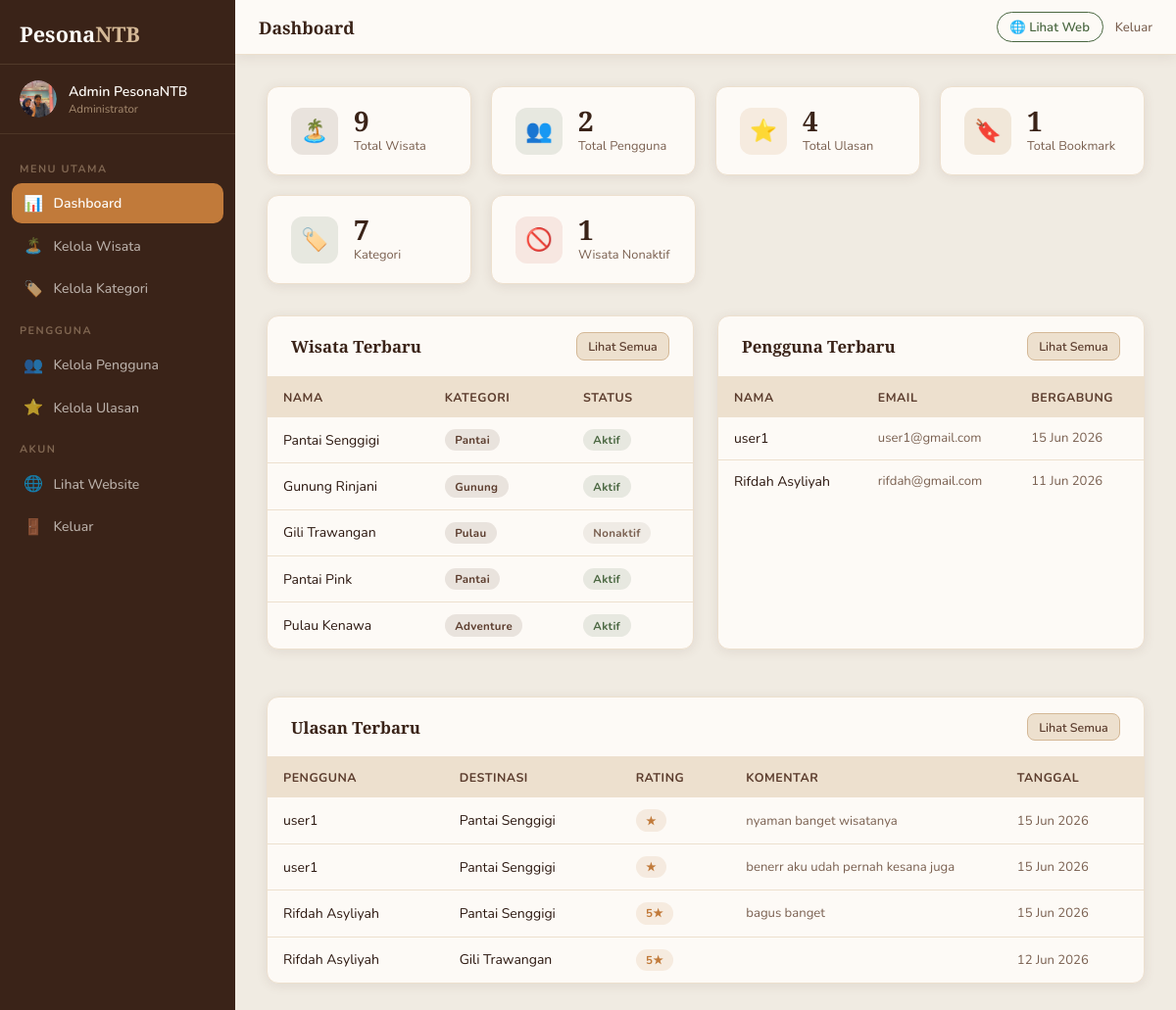
Before: /config/dashboard.php (signed in) with the older database file.
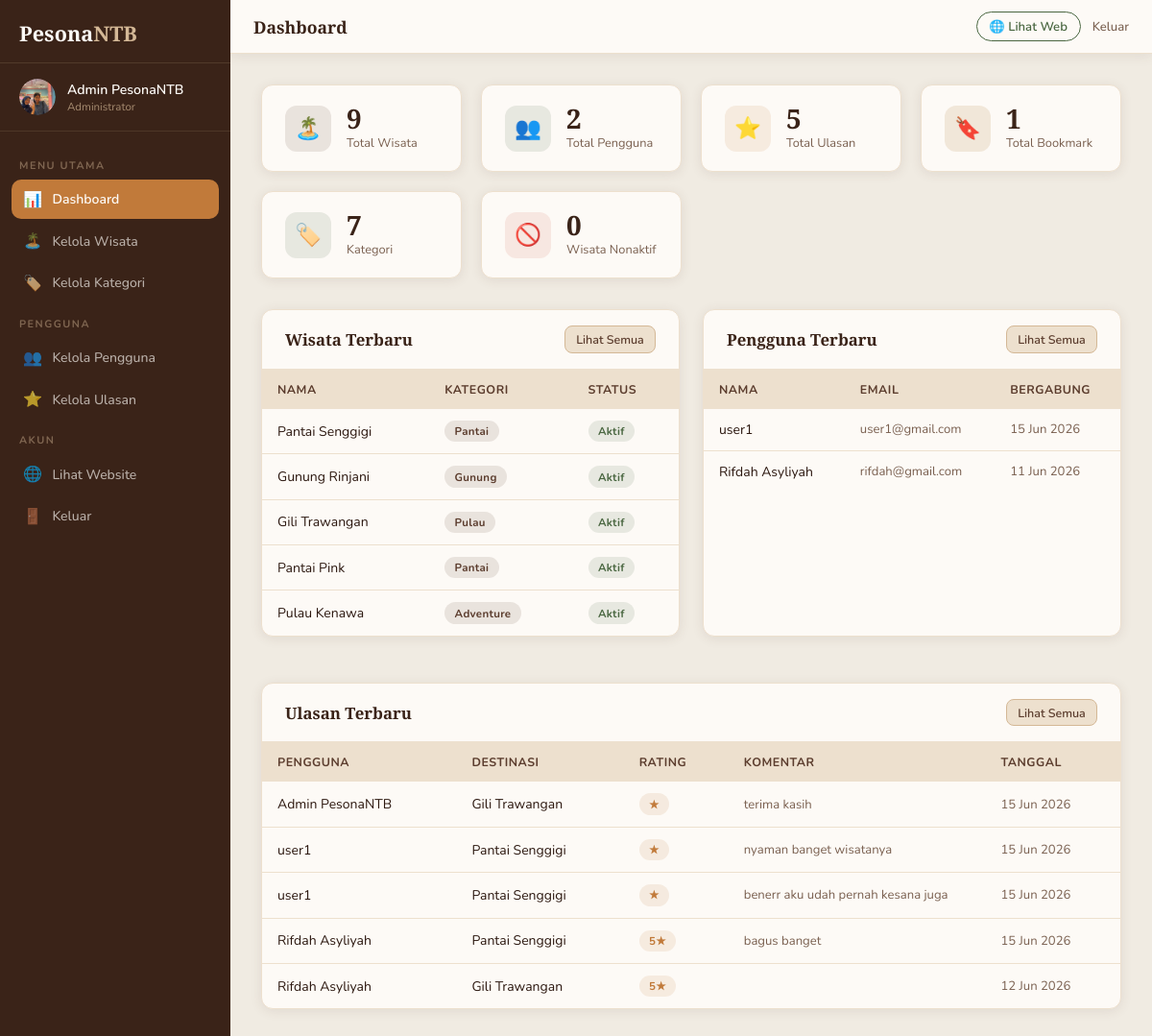
After: the same page with the newer database file.
### tables this page shows
CREATE TABLE `wisata` (
  `id` int(11) NOT NULL,
  `nama` varchar(150) NOT NULL,
  `kategori` enum('Pantai','Gunung','Air Terjun','Budaya','Pulau','Kuliner','Adventure') NOT NULL,
  `lokasi` varchar(150) NOT NULL,
  `deskripsi` text NOT NULL,
  `fasilitas` text DEFAULT NULL,
  `jam_buka` varchar(100) DEFAULT NULL,
  `harga_tiket` varchar(100) DEFAULT NULL,
  `foto` varchar(255) DEFAULT NULL,
  `aktif` tinyint(1) DEFAULT 1,
  `latitude` decimal(10,8) DEFAULT NULL,
  `longitude` decimal(11,8) DEFAULT NULL,
  `rating` decimal(3,1) DEFAULT 0.0,
  `created_at` datetime DEFAULT current_timestamp(),
  `updated_at` datetime DEFAULT current_timestamp() ON UPDATE current_timestamp()
);

CREATE TABLE `users` (
  `id` int(11) NOT NULL,
  `nama` varchar(100) NOT NULL,
  `email` varchar(150) NOT NULL,
  `telepon` varchar(20) NOT NULL,
  `password` varchar(255) NOT NULL,
  `role` enum('user','admin') DEFAULT 'user',
  `foto_profil` varchar(255) DEFAULT NULL,
  `created_at` datetime DEFAULT current_timestamp(),
  `reset_token` varchar(255) DEFAULT NULL,
  `reset_expired` datetime DEFAULT NULL
);

CREATE TABLE `ulasan` (
  `id` int(11) NOT NULL,
  `user_id` int(11) NOT NULL,
  `wisata_id` int(11) NOT NULL,
  `parent_id` int(11) DEFAULT NULL,
  `rating` tinyint(4) DEFAULT NULL,
  `komentar` text DEFAULT NULL,
  `created_at` datetime DEFAULT current_timestamp()
);

### config/dashboard.php (the view, shortened to what the changed rows need)
<?php
require_once 'db.php';
$total_ulasan   = $conn->query("SELECT COUNT(*) as c FROM ulasan")->fetch_assoc()['c'] ?? 0;
$wisata_nonaktif= $conn->query("SELECT COUNT(*) as c FROM wisata WHERE aktif=0")->fetch_assoc()['c'] ?? 0;
$wisata_terbaru = [];
$res = $conn->query("SELECT id, nama, kategori, lokasi, rating, aktif, created_at FROM wisata ORDER BY created_at DESC LIMIT 5");
if ($res) while ($r = $res->fetch_assoc()) $wisata_terbaru[] = $r;
$user_terbaru = [];
$res = $conn->query("SELECT id, nama, email, created_at FROM users WHERE role='user' ORDER BY created_at DESC LIMIT 5");
if ($res) while ($r = $res->fetch_assoc()) $user_terbaru[] = $r;
$ulasan_terbaru = [];
$res = $conn->query("SELECT u.komentar, u.rating, u.created_at, us.nama as user_nama, w.nama as wisata_nama FROM ulasan u JOIN users us ON u.user_id=us.id JOIN wisata w ON u.wisata_id=w.id ORDER BY u.created_at DESC LIMIT 5");
if ($res) while ($r = $res->fetch_assoc()) $ulasan_terbaru[] = $r;
?>
<!DOCTYPE html>
<html lang="id">
<head>
  <link rel="stylesheet" href="../css/admin.css">
</head>
<body>
<div class="admin-layout">
  <div class="admin-content">
    <main class="admin-main">
      <div class="stats-grid">
        <div class="stat-card">
          <div><div class="stat-num"><?= $total_ulasan ?></div><div class="stat-label">Total Ulasan</div></div>
        </div>
        <div class="stat-card">
          <div><div class="stat-num"><?= $wisata_nonaktif ?></div><div class="stat-label">Wisata Nonaktif</div></div>
        </div>
      </div>
      <div style="display:grid;grid-template-columns:1fr 1fr;gap:1.5rem;margin-bottom:1.5rem">
        <div class="admin-card">
          <div class="table-wrap">
            <table>
              <thead><tr><th>Nama</th><th>Kategori</th><th>Status</th></tr></thead>
              <tbody>
                <?php foreach ($wisata_terbaru as $w): ?>
                <tr>
                  <td><?= htmlspecialchars($w['nama']) ?></td>
                  <td><span class="badge badge-brown"><?= htmlspecialchars($w['kategori']) ?></span></td>
                  <td><?= $w['aktif'] ? '<span class="badge badge-green">Aktif</span>' : '<span class="badge badge-gray">Nonaktif</span>' ?></td>
                </tr>
                <?php endforeach; ?>
              </tbody>
            </table>
          </div>
        </div>
        <div class="admin-card">
          <div class="table-wrap">
            <table>
              <thead><tr><th>Nama</th><th>Email</th><th>Bergabung</th></tr></thead>
              <tbody>
                <?php foreach ($user_terbaru as $u): ?>
                <tr>
                  <td><?= htmlspecialchars($u['nama']) ?></td>
                  <td class="td-muted"><?= htmlspecialchars($u['email']) ?></td>
                  <td class="td-muted"><?= date('d M Y', strtotime($u['created_at'])) ?></td>
                </tr>
                <?php endforeach; ?>
              </tbody>
            </table>
          </div>
        </div>
      </div>
      <div class="admin-card">
        <div class="table-wrap">
          <table>
            <thead><tr><th>Pengguna</th><th>Destinasi</th><th>Rating</th><th>Komentar</th><th>Tanggal</th></tr></thead>
            <tbody>
              <?php foreach ($ulasan_terbaru as $u): ?>
              <tr>
                <td><?= htmlspecialchars($u['user_nama']) ?></td>
                <td><?= htmlspecialchars($u['wisata_nama']) ?></td>
                <td><span class="badge badge-orange"><?= $u['rating'] ?>★</span></td>
                <td class="td-truncate td-muted"><?= htmlspecialchars($u['komentar']) ?></td>
                <td class="td-muted"><?= date('d M Y', strtotime($u['created_at'])) ?></td>
              </tr>
              <?php endforeach; ?>
            </tbody>
          </table>
        </div>
      </div>
    </main>
  </div>
</div>
</body>
</html>

Changed rows visible on the page:
changed wisata "Gili Trawangan": aktif "Nonaktif" → "Aktif"
added ulasan: user.nama "Admin PesonaNTB", wisata.nama "Gili Trawangan", komentar "terima kasih", created_at "15 Jun 2026"
Other visible differences:
$total_ulasan: "4" → "5"
$wisata_nonaktif: "1" → "0"
